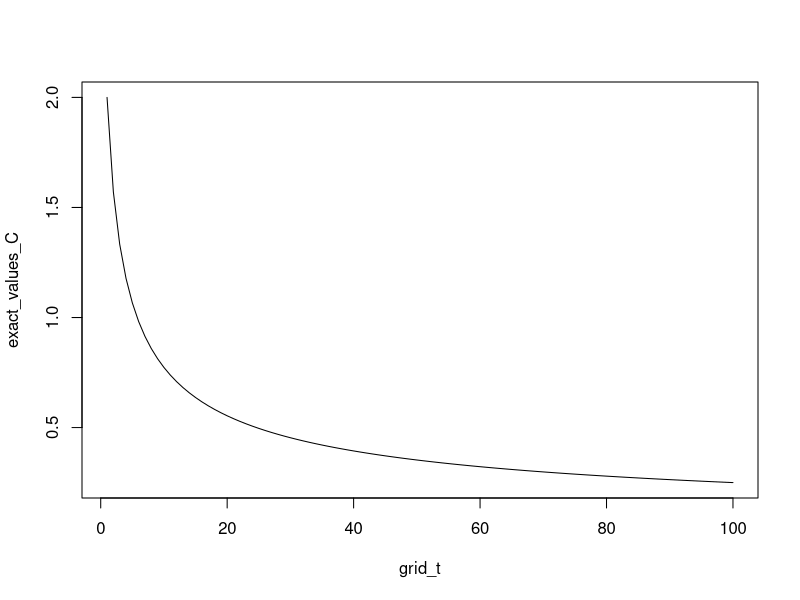
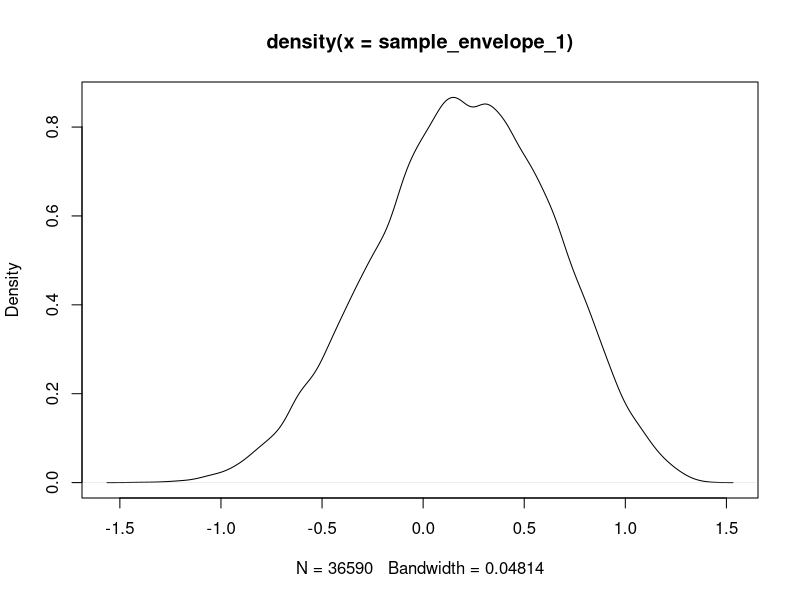
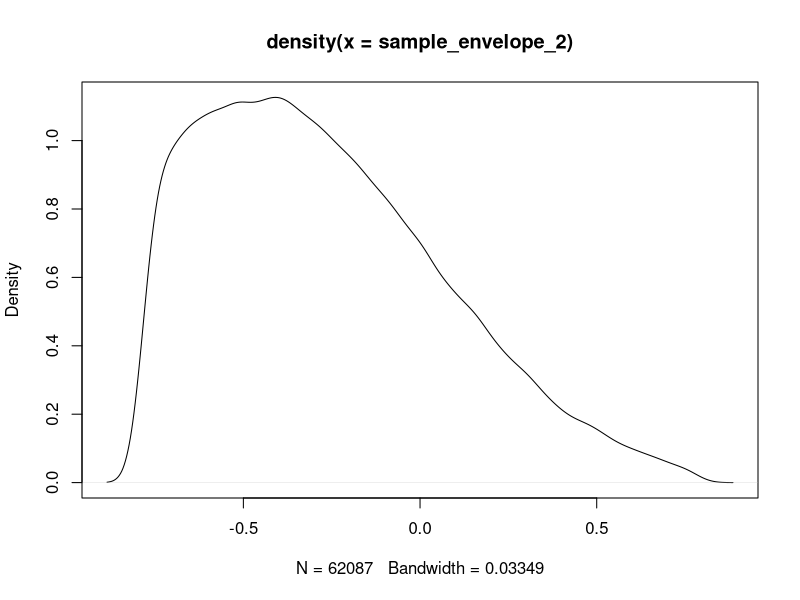
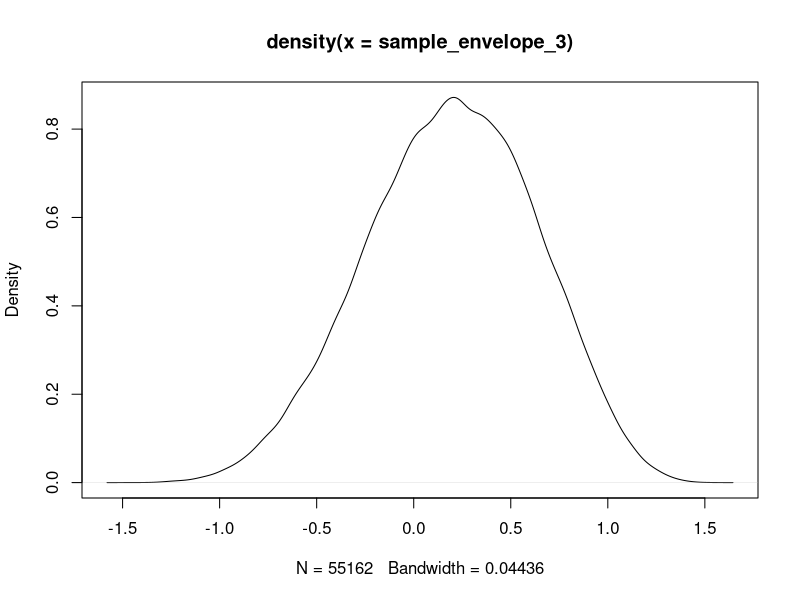
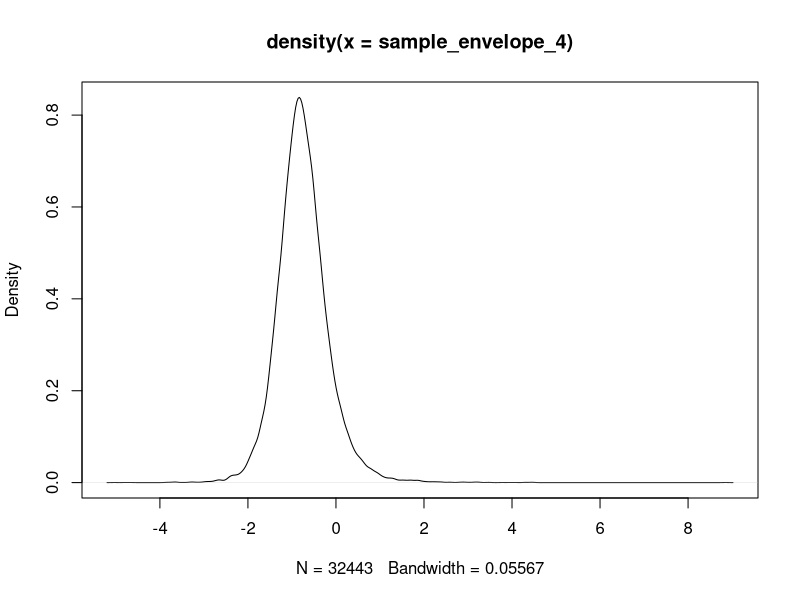
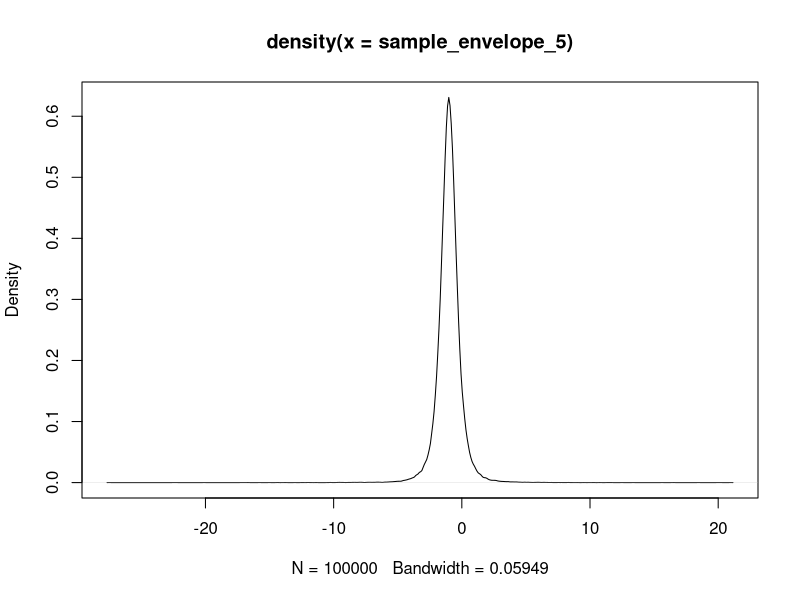

These charts were generated, in order, by the following R code:
## ---- chunk 1
knitr::opts_chunk$set(echo = TRUE)
## ---- chunk 2
grid_t <- 1:100

exact_formula_C <- function(t){
  (sqrt(pi) * gamma((t + 1)/2))/gamma(t/2 + 1)
}

exact_values_C <- exact_formula_C(grid_t)
plot(grid_t, exact_values_C, type = 'l')
## ---- chunk 3
n <- 10^6
## ---- chunk 4
t <- 1
u <- runif(n)
sample <- u^t*1/(cos(asin(u)))+(cos(asin(u)))^(t-1)
  
EstIntegral <- mean(sample)
  
Diff <- exact_formula_C(t) - EstIntegral
Std_Error <- sd(sample)/sqrt(n)

rbind(EstIntegral, Diff, Std_Error)
## ---- chunk 5
EstIntegral_1 <- numeric(length(grid_t))
Diff_1 <- numeric(length(grid_t))
Std_Error_1 <- numeric(length(grid_t))

for (t in grid_t){
  u <- runif(n)
  sample <- u^t*1/(cos(asin(u)))+(cos(asin(u)))^(t-1)
  
  EstIntegral_1[t] <- mean(sample)
  
  Diff_1[t] <- exact_formula_C(t) - EstIntegral_1[t]
  Std_Error_1[t] <- sd(sample)/sqrt(n)
}

rbind(mean_diff_1 = mean(Diff_1), mean_SE_1 = mean(Std_Error_1))
## ---- chunk 6
t <- 1
u <- runif(n)
sample <- (sin(acos(u)))^{t-1} + u^t*(sin(acos(u)))^{-1}
  
EstIntegral <- mean(sample)
  
Diff <- exact_formula_C(t) - EstIntegral
Std_Error <- sd(sample)/sqrt(n)

rbind(EstIntegral, Diff, Std_Error)
## ---- chunk 7
EstIntegral_4 <- numeric(length(grid_t))
Diff_4 <- numeric(length(grid_t))
Std_Error_4 <- numeric(length(grid_t))

for (t in grid_t){
  u <- runif(n)
  sample <- (sin(acos(u)))^{t-1} + u^t*(sin(acos(u)))^{-1}
  
  EstIntegral_4[t] <- mean(sample)
  
  Diff_4[t] <- exact_formula_C(t) - EstIntegral_4[t]
  Std_Error_4[t] <- sd(sample)/sqrt(n)
}

rbind(mean_diff_4 = mean(Diff_4), mean_SE_4 = mean(Std_Error_4))
## ---- chunk 8
t <- 1
u <- runif(n)
sample <- ((sin(pi/2*u))^t + (cos(pi/2*u))^t) * pi/2
  
EstIntegral <- mean(sample)
  
Diff <- exact_formula_C(t) - EstIntegral
Std_Error <- sd(sample)/sqrt(n)

rbind(EstIntegral, Diff, Std_Error)
## ---- chunk 9
EstIntegral_4 <- numeric(length(grid_t))
Diff_4 <- numeric(length(grid_t))
Std_Error_4 <- numeric(length(grid_t))

for (t in grid_t){
  u <- runif(n)
  sample <- ((sin(pi/2*u))^t + (cos(pi/2*u))^t) * pi/2
  
  EstIntegral_4[t] <- mean(sample)
  
  Diff_4[t] <- exact_formula_C(t) - EstIntegral_4[t]
  Std_Error_4[t] <- sd(sample)/sqrt(n)
}

rbind(mean_diff_4 = mean(Diff_4), mean_SE_4 = mean(Std_Error_4))
## ---- chunk 10
f <- function(x, y) {
  r <- sqrt(x^2 + y^2)
  ifelse(r == 0, 1, sin(r) / r)  # Handle the removable singularity at (0,0)
}

result <- integrate(function(y) {
  sapply(y, function(yi) {
    integrate(function(x) f(x, yi), -1, 1)$value
  })
}, -1, 1)

# Print the result
true_integral <- result$value
## ---- chunk 11
# install.packages('pracma')
library(pracma)

f <- function(x, y) {
  r <- sqrt(x^2 + y^2)
  ifelse(r == 0, 1, sin(r) / r) 
}

dblquad(f, -1, 1, -1, 1)
## ---- chunk 12
n <- 10^5
x <- runif(n)
y <- runif(n)
sample <- 4 * sin(sqrt(x^2 + y^2))/sqrt(x^2 + y^2)

EstIntegral <- mean(sample)
Diff <- true_integral - EstIntegral
Std_Error <- sd(sample)/sqrt(n)

rbind(EstIntegral, Diff, Std_Error)
## ---- chunk 13
# m <- c(2, 10)
# nu <- c(-1, 1)
# lambda <- c(-1, 1)
# alpha <- c(1, 10)
# 
# groups <- expand.grid(m, nu, lambda, alpha)
# 
# # convert rows to list of vectors
# group_list <- split(as.matrix(groups), 1:nrow(groups))
# #group_list
## ---- chunk 14
m <- 2
nu <- -1
lambda <- -1
alpha <- 1
## ---- chunk 15
check_mean_var <- function(sample){
  mean <- lambda - alpha*nu/(2*(m - 1))
  var <- alpha^2/(2*m - 3) * (1 + nu^2/(4*(m - 1)^2))
  cat(mean, var)
}
## ---- chunk 16
# Generate Y
n <- 10^5
Y <- runif(n) * pi - pi/2
## ---- chunk 17
# Generate the sample using AR
U <- runif(n)

temp <- atan(-nu/(2*m))

sample_envelope_1 <- Y[U < 
                      ((cos(Y))^{2 * m} * exp(-nu * Y))/(cos(temp)^{2*m} * exp(-nu * temp))]

plot(density(sample_envelope_1), type = 'l')
## ---- chunk 18
# Produce X, and check mean and variance
X_envelope_1 <- tan(sample_envelope_1) * alpha + lambda
print(c(mean(X_envelope_1), var(X_envelope_1)))
check_mean_var(X_envelope_1)
## ---- chunk 19
# empirical rate of acceptance
length(sample_envelope_1)/n
## ---- chunk 20
# Generate Y
n <- 10^5
U <- runif(n)

Y <- -0.5*log(U*(exp(-pi/2 * nu) - exp(pi/2 * nu)) + exp(pi/2 * nu))
## ---- chunk 21
# Generate the sample using AR
U <- runif(n)

sample_envelope_2 <- Y[U < (cos(Y))^{2*m}]

plot(density(sample_envelope_2), type = 'l')
## ---- chunk 22
# Produce X, and check mean and variance
X_envelope_2 <- tan(sample_envelope_2) * alpha + lambda
print(c(mean(X_envelope_2), var(X_envelope_2)))
check_mean_var(X_envelope_2)
## ---- chunk 23
# empirical rate of acceptance
length(sample_envelope_2)/n
## ---- chunk 24
# Generate Y
n <- 10^5
U <- runif(n)

Y <- asin(2*U-1)
## ---- chunk 25
# Generate the sample using AR
U <- runif(n)

temp <- atan(-nu/(2*m-1))

sample_envelope_3 <- Y[U < (cos(Y)^{2*m-1}*exp(-nu*Y))/(cos(temp)^{2*m-1}*exp(-nu*temp))]

plot(density(sample_envelope_3), type = 'l')
## ---- chunk 26
# Produce X, and check mean and variance
X_envelope_3 <- tan(sample_envelope_3) * alpha + lambda
print(c(mean(X_envelope_3), var(X_envelope_3)))
check_mean_var(X_envelope_3)
## ---- chunk 27
# empirical rate of acceptance
length(sample_envelope_3)/n
## ---- chunk 28
# Generate Y
n <- 10^5
Y <- alpha * tan(pi*runif(n) - pi/2) + lambda
## ---- chunk 29
# Generate the sample using AR
U <- runif(n)

temp_1 <- (Y - lambda)/alpha
temp_2 <- nu/(2*(1 - m))

sample_envelope_4 <- Y[U < ((1 + temp_1^2)^{-m} * exp(-nu * atan(temp_1)))/((1 + temp_2^2)^{1-m} * exp(-nu*atan(temp_2)))]

plot(density(sample_envelope_4), type = 'l')
## ---- chunk 30
# Produce X, and check mean and variance
X_envelope_4 <- sample_envelope_4
print(c(mean(X_envelope_4), var(X_envelope_4)))
check_mean_var(X_envelope_4)
## ---- chunk 31
# empirical rate of acceptance
length(sample_envelope_4)/n
## ---- chunk 32
# Generate Y
n <- 10^5
k <- 2*m - 1

Y_prime <- rt(n, df = k)
Y <- Y_prime * alpha/sqrt(k) + lambda
## ---- chunk 33
# Generate the sample using AR
U <- runif(n)

sample_envelope_5 <- Y[U < exp(-nu*atan((Y - lambda)/alpha) - nu*pi/2)]

plot(density(sample_envelope_5), type = 'l')
## ---- chunk 34
# empirical rate of acceptance
length(sample_envelope_5)/n
## ---- chunk 35
print(c(mean(sample_envelope_5), var(sample_envelope_5)))
check_mean_var(sample_envelope_5)
